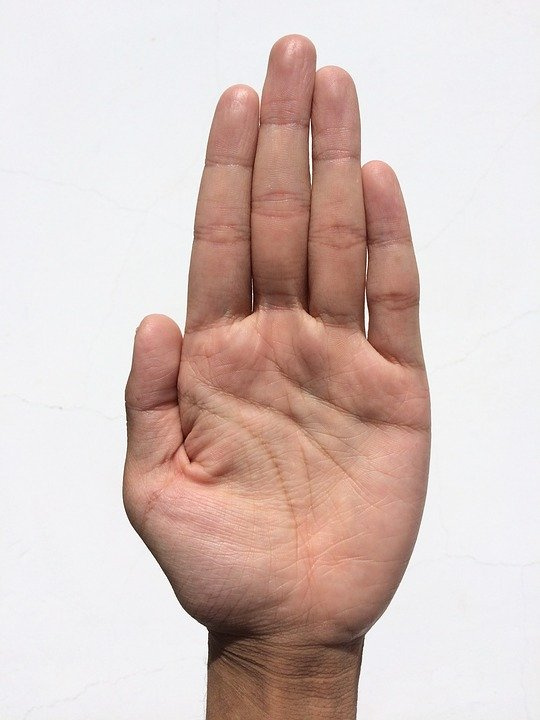
#> input picture img/palm.jpg, 540 x 720 px
$ python palm_line_detector.py
#> lines starting #> are read from the running program, lines starting #| are printed output that depends on the picture; after the words box and inside, x2 and y2 are one past the last pixel; in counts of white or black regions, pixels touching at a corner belong together
import cv2
image=cv2.imread('../img/palm.jpg')
#> image is the input picture: shape (720, 540, 3); mean B, G, R 192.3, 197.1, 216

gray = cv2.cvtColor(image,cv2.COLOR_BGR2GRAY)
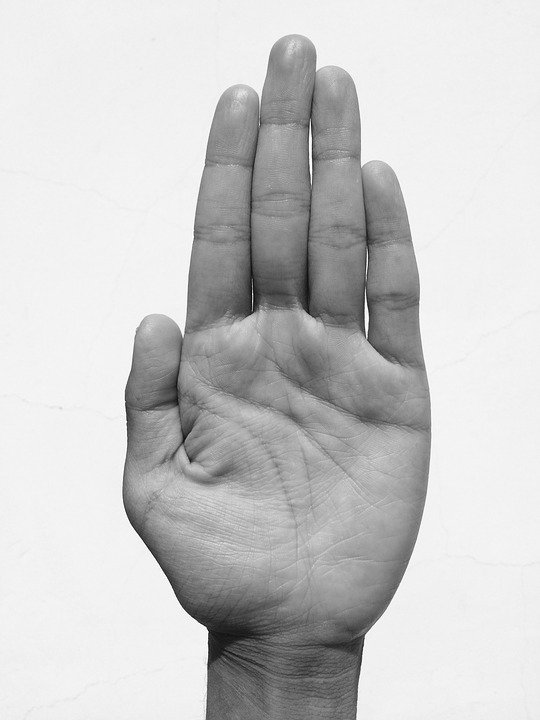
#> gray: shape (720, 540); min 3, max 255, mean 202.1

edges = cv2.Canny(gray, 60, 65, apertureSize=3)
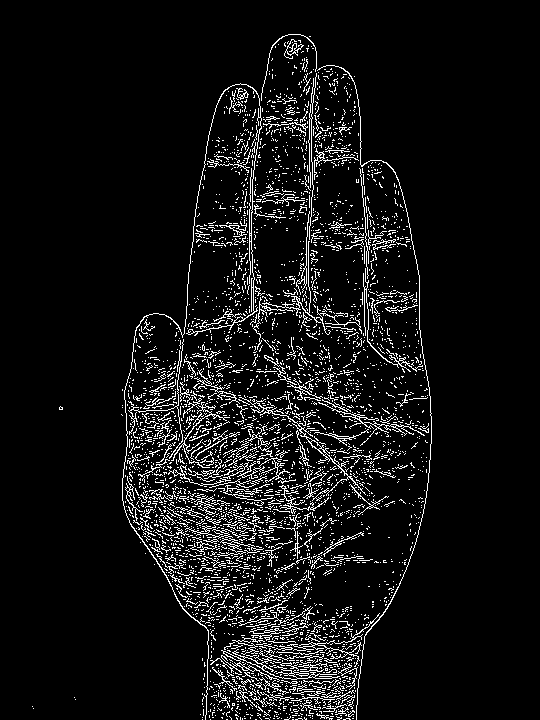
#> edges: shape (720, 540); 7.1% white in thin lines or dots, all inside (x1, y1, x2, y2) = (32, 34, 432, 720)


cv2.imshow("palm",image)
cv2.imshow("edges", edges)
edges = cv2.bitwise_not(edges)
cv2.imshow("Black & white", edges)
cv2.waitKey(0)

$ run again, with img/1.jpg copied over img/palm.jpg
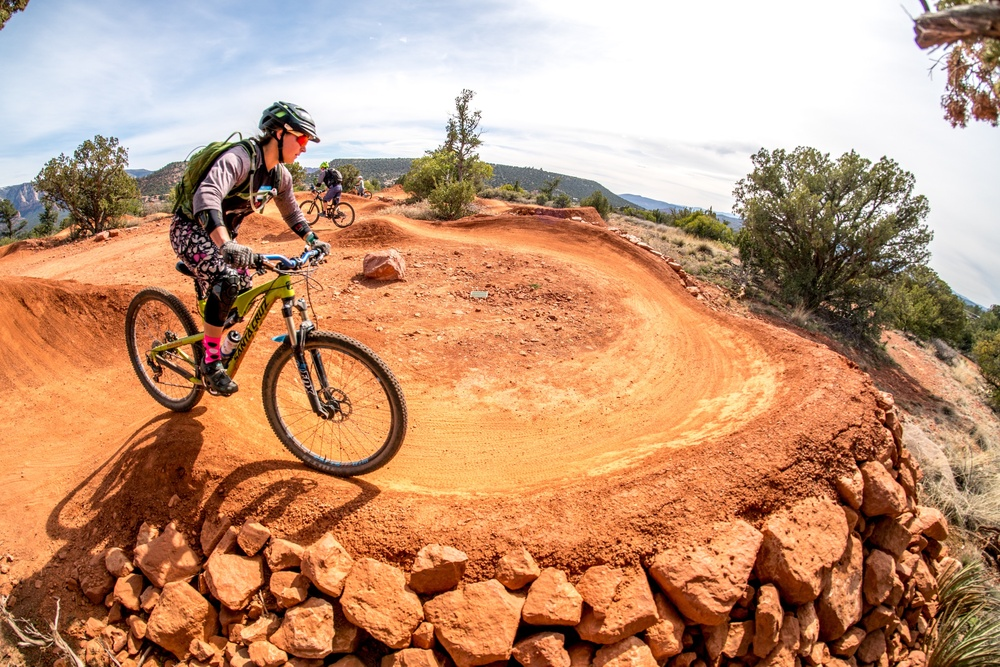
#> input picture img/1.jpg, 1000 x 667 px, shrunk from 3000 x 2000 before the run
#> image is the input picture: shape (667, 1000, 3); mean B, G, R 117.4, 147.3, 192
#> `gray = cv2.cvtColor(image,cv2.COLOR_BGR2GRAY)`:
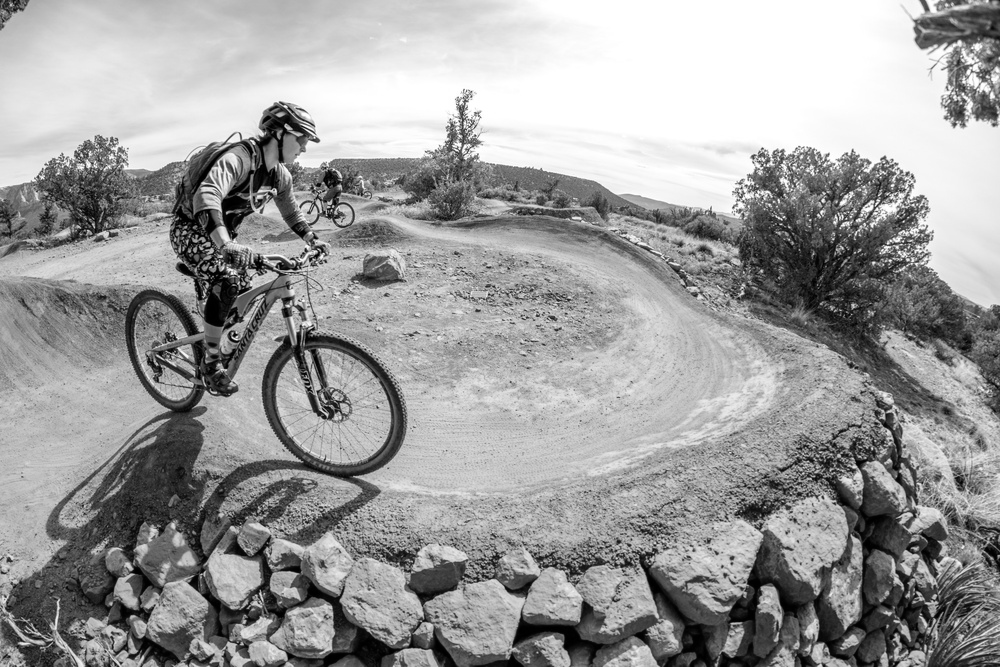
#> gray: shape (667, 1000); min 0, max 255, mean 157.3
#> `edges = cv2.Canny(gray, 60, 65, apertureSize=3)`:
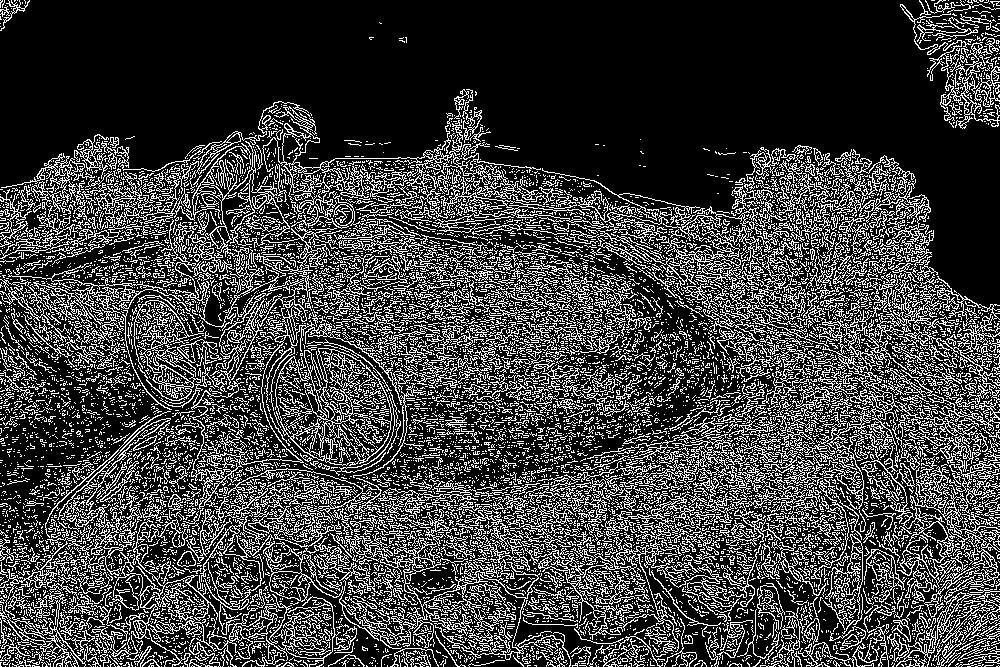
#> edges: shape (667, 1000); 24.5% white in thin lines or dots

$ run again, with img/3.jpg copied over img/palm.jpg
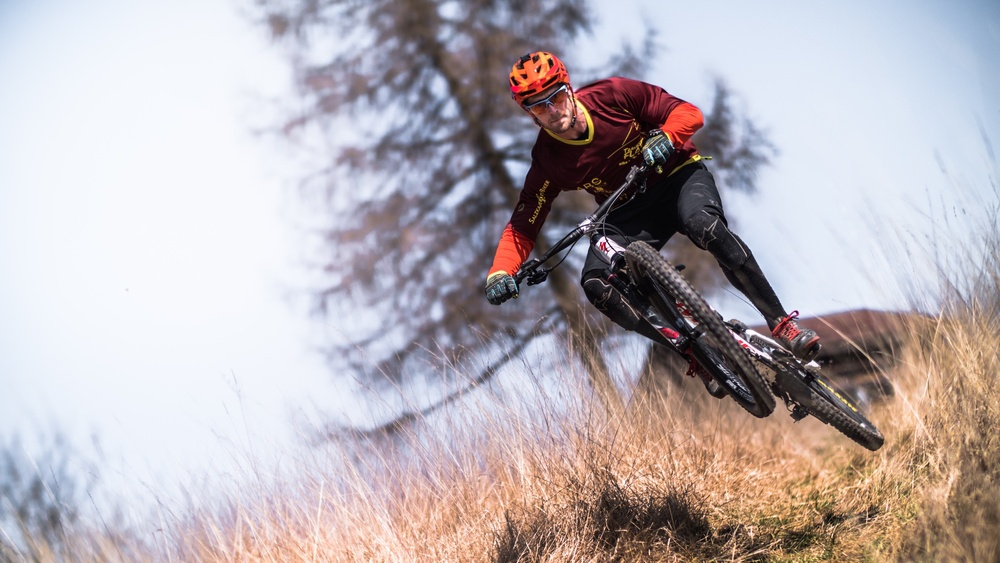
#> input picture img/3.jpg, 1000 x 563 px, shrunk from 3000 x 1688 before the run
#> image is the input picture: shape (563, 1000, 3); mean B, G, R 180.6, 176.7, 185
#> `gray = cv2.cvtColor(image,cv2.COLOR_BGR2GRAY)`:
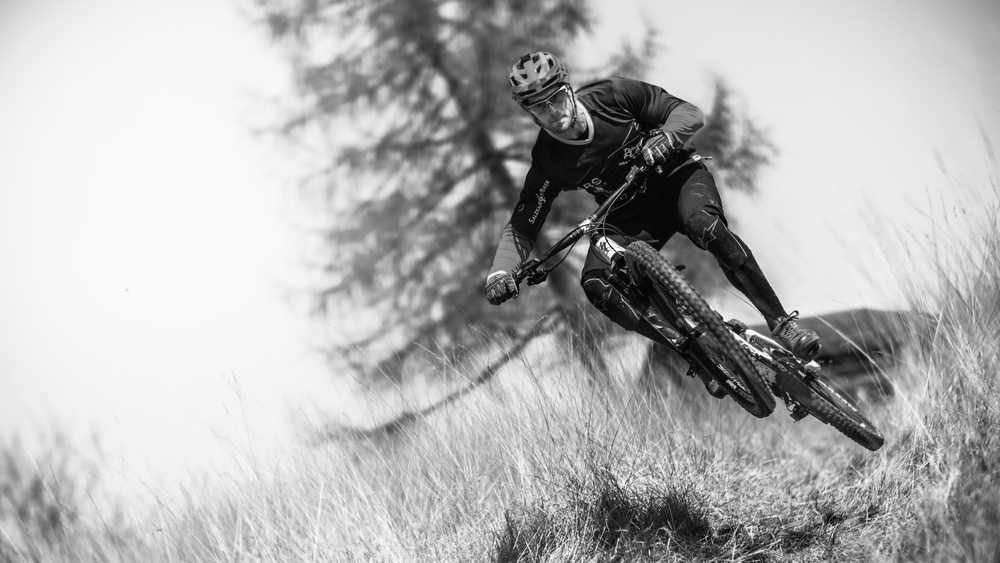
#> gray: shape (563, 1000); min 0, max 254, mean 179.6
#> `edges = cv2.Canny(gray, 60, 65, apertureSize=3)`:
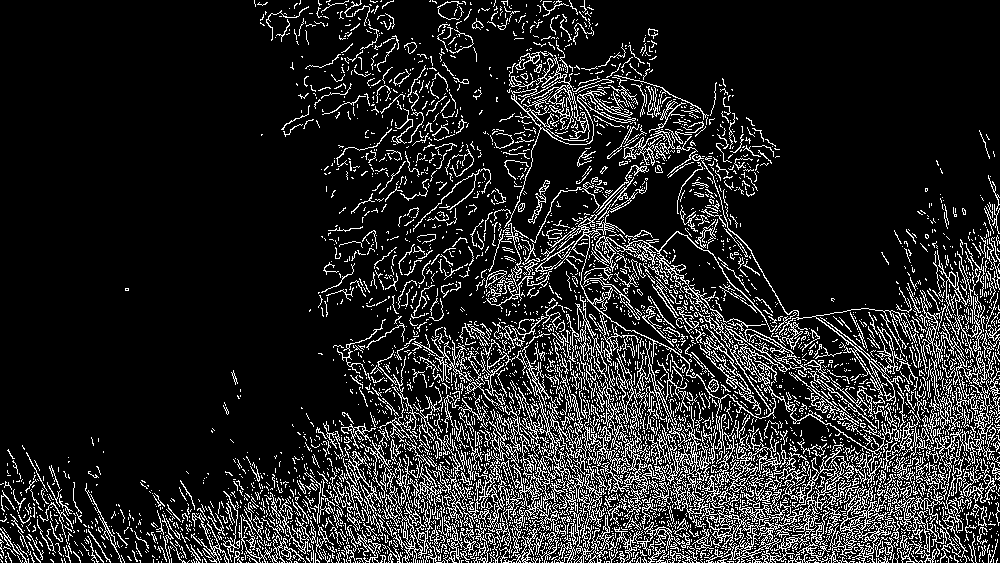
#> edges: shape (563, 1000); 14.5% white in thin lines or dots
